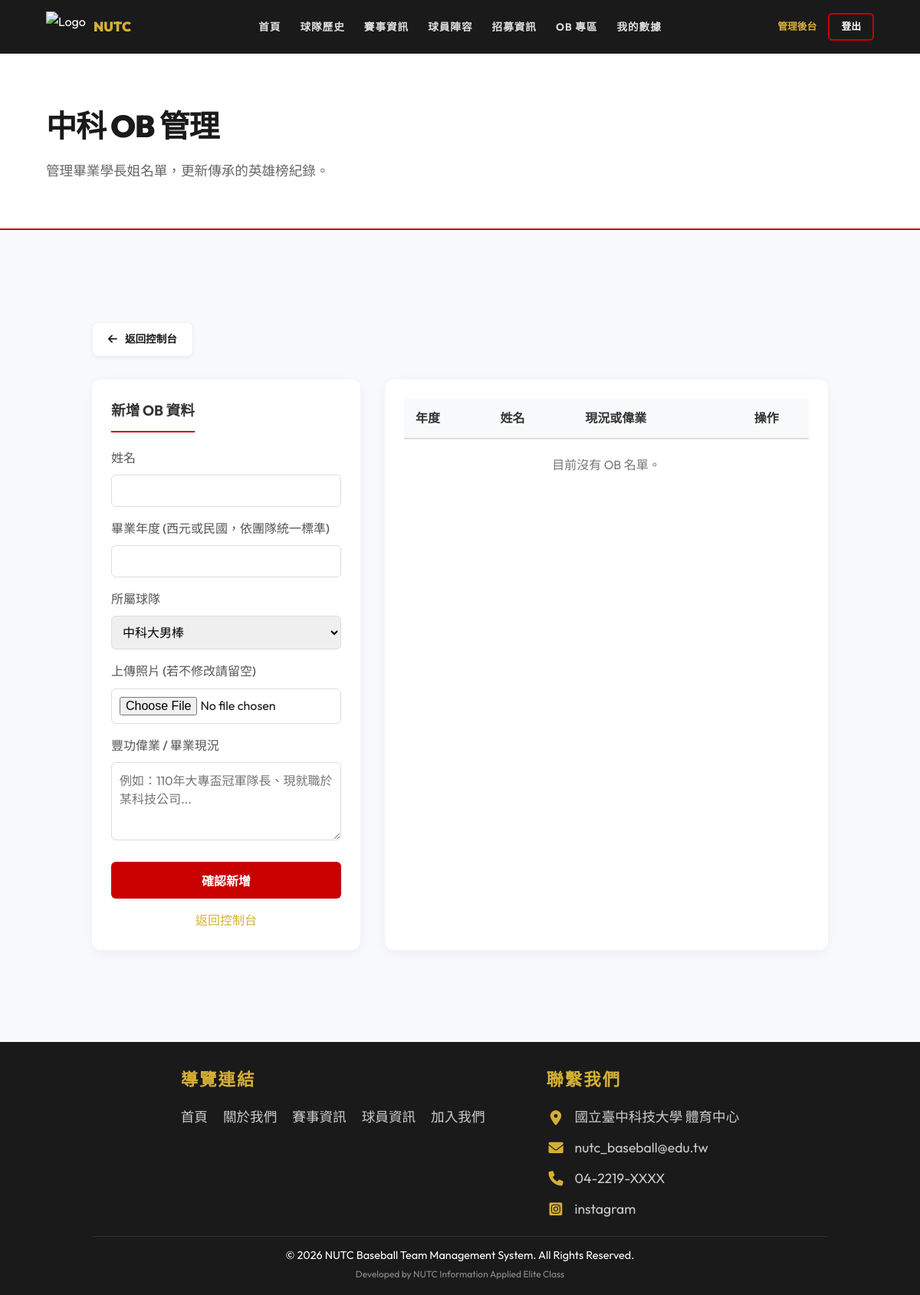
/admin_ob.php (signed in), run on an earlier commit of the app's database.
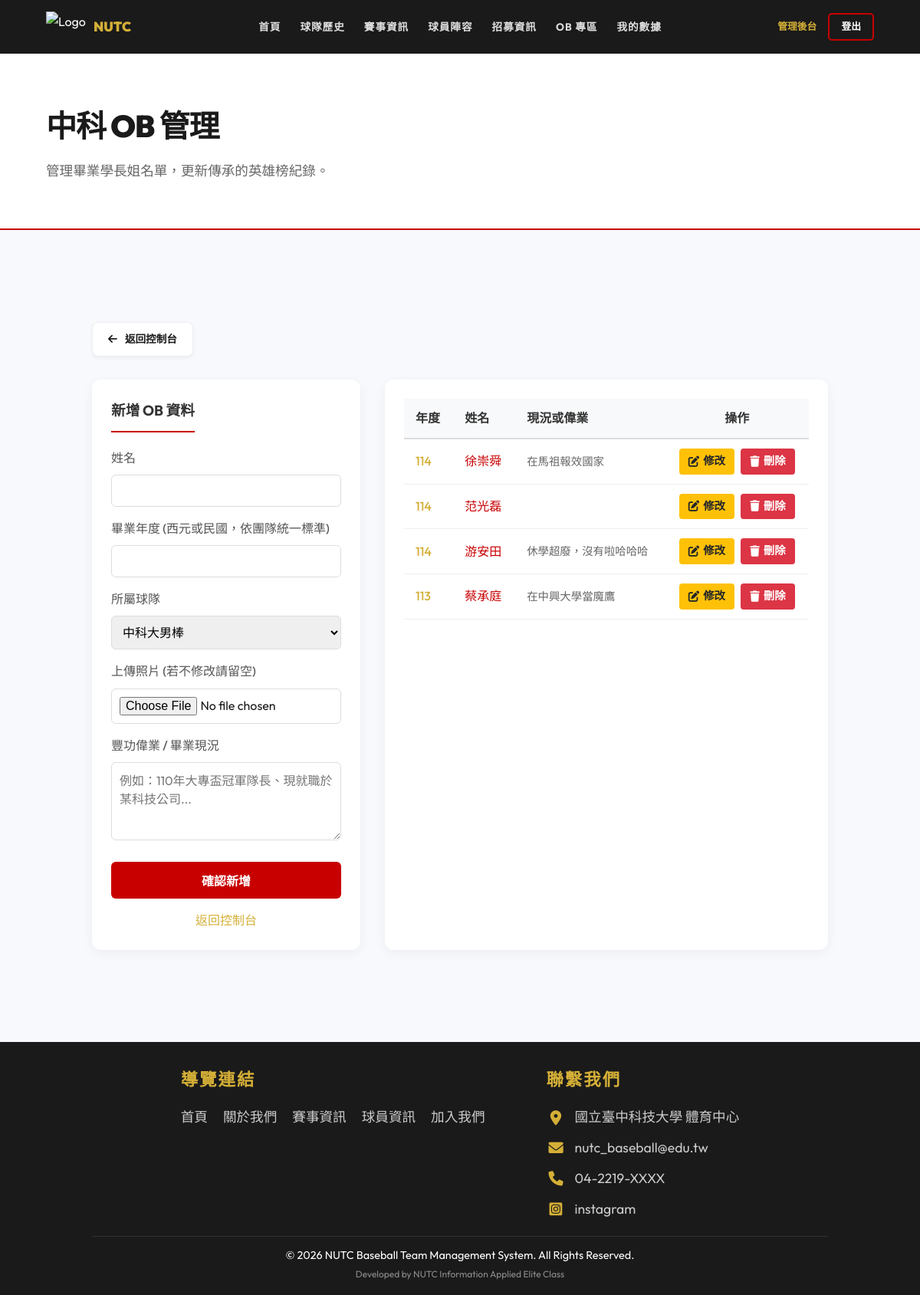
And on a later commit of the database.
### tables this page shows
CREATE TABLE `contact_us` (
  `id` int(11) NOT NULL,
  `icon_class` varchar(50) NOT NULL,
  `content_text` varchar(255) NOT NULL
);

CREATE TABLE `ob` (
  `Ob_id` int(11) NOT NULL COMMENT '校友 ID',
  `Team_Id` int(11) NOT NULL COMMENT '關聯 Team.team_Id',
  `OB_name` varchar(50) NOT NULL COMMENT '畢業學長姐姓名',
  `graduation_year` int(11) DEFAULT NULL COMMENT '畢業年度',
  `status` varchar(100) DEFAULT NULL COMMENT '畢業後現況或豐功偉業',
  `image_path` varchar(255) DEFAULT NULL COMMENT 'OB照片路徑'
);

### includes/Database.php (called while the page is built, shortened)
<?php
class Database {
    private $pdo;
    public function __construct() {
        $host = 'localhost';
        $db   = 'baseball_web';
        $user = 'root';
        $pass = '';
        $charset = 'utf8mb4';
        $dsn = "mysql:host=$host;port=3306;dbname=$db;charset=$charset";
        $options = [
            PDO::ATTR_ERRMODE            => PDO::ERRMODE_EXCEPTION,
            PDO::ATTR_DEFAULT_FETCH_MODE => PDO::FETCH_ASSOC,
            PDO::ATTR_EMULATE_PREPARES   => false,
        ];
        try {
            $this->pdo = new PDO($dsn, $user, $pass, $options);
        } catch (\PDOException $e) {
            throw new \PDOException($e->getMessage(), (int)$e->getCode());
        }
    }
    public function getAll($table) {
        $stmt = $this->pdo->query("SELECT * FROM `$table`");
        return $stmt->fetchAll();
    }
}

### includes/config.php (called while the page is built, shortened)
<?php
require_once 'Database.php';
$db = new Database();

### admin_ob.php (the view, shortened to what the changed rows need)
<?php
require_once 'includes/header.php';
$obMembers = $db->getAll('ob');
usort($obMembers, function($a, $b) {
    return $b['graduation_year'] <=> $a['graduation_year'];
});
?>
<div class="page-header">
    <h1>中科 OB 管理</h1>
</div>
<section>
    <div class="container">
        <div class="admin-players-layout" style="display: grid; grid-template-columns: 350px 1fr; gap: 2rem;">
            <div class="admin-list-card" style="background: white; border-radius: 12px; padding: 25px; box-shadow: 0 4px 15px rgba(0,0,0,0.05); overflow-x: auto;">
                <table class="admin-table" style="width: 100%; border-collapse: collapse;">
                    <thead>
                        <tr style="background: #f8f9fa; border-bottom: 2px solid #ddd;">
                            <th style="padding: 12px 15px; text-align: left; color: #333;">年度</th>
                            <th style="padding: 12px 15px; text-align: left; color: #333;">姓名</th>
                            <th style="padding: 12px 15px; text-align: left; color: #333;">現況或偉業</th>
                            <th style="padding: 12px 15px; text-align: center; color: #333;">操作</th>
                        </tr>
                    </thead>
                    <tbody>
                        <?php if (empty($obMembers)): ?>
                        <tr>
                            <td colspan="4" style="padding: 20px; text-align: center; color: #777;">目前沒有 OB 名單。</td>
                        </tr>
                        <?php else: ?>
                            <?php foreach ($obMembers as $ob): ?>
                                <tr style="border-bottom: 1px solid #eee; transition: background 0.3s; /* hover: background: #fdfdfd; */">
                                    <td style="padding: 12px 15px; font-weight: 500; color: var(--secondary);"><?= htmlspecialchars($ob['graduation_year']) ?></td>
                                    <td style="padding: 12px 15px; font-weight: 500; color: var(--primary);"><?= htmlspecialchars($ob['OB_name']) ?></td>
                                    <td style="padding: 12px 15px; color: #666; font-size: 0.9em;"><?= mb_substr(htmlspecialchars($ob['status']), 0, 30) ?><?= mb_strlen($ob['status']) > 30 ? '...' : '' ?></td>
                                    <td style="padding: 12px 15px; text-align: center; white-space: nowrap;">
                                        <a href="admin_ob.php?edit_id=<?= $ob['Ob_id'] ?>" class="admin-action-btn admin-btn-edit"><i class="fas fa-edit"></i> 修改</a>
                                        <form method="POST" style="display: inline;" onsubmit="return confirm('確定要刪除這位學長姐的紀錄嗎？')">
                                            <button type="submit" name="delete" class="admin-action-btn admin-btn-delete"><i class="fas fa-trash"></i> 刪除</button>
                                        </form>
                                    </td>
                                </tr>
                            <?php endforeach; ?>
                        <?php endif; ?>
                    </tbody>
                </table>
            </div>
        </div>
    </div>
</section>
<?php require_once 'includes/footer.php'; ?>

### includes/footer.php (shortened to what the changed rows need)
<?php
$contactInfos = $db->getAll('contact_us');
?>
<footer>
    <div class="footer-content" style="display: flex; justify-content: center; align-items: flex-start; gap: 80px; max-width: 900px; margin: 0 auto; margin-bottom: 20px;">
        <div class="footer-section">
            <div style="display: flex; flex-direction: column; gap: 10px;">
                <?php if (empty($contactInfos)): ?>
                    <p style="color: #888;">尚未設定聯絡資訊</p>
                <?php else: ?>
                    <?php foreach ($contactInfos as $c): ?>
                        <p style="margin: 0; font-size: 1.1rem; color: #ccc; display: flex; align-items: center; gap: 12px;">
                            <i class="<?= htmlspecialchars($c['icon_class']) ?>" style="color: var(--secondary); font-size: 1.2rem; width: 25px; text-align: center;"></i>
                            <?php if (!empty($c['link'])): ?>
                                <a href="<?= htmlspecialchars($c['link']) ?>" target="_blank" style="color: #ccc; text-decoration: none; transition: color 0.3s;"><?= htmlspecialchars($c['content_text']) ?></a>
                            <?php else: ?>
                                <span><?= htmlspecialchars($c['content_text']) ?></span>
                            <?php endif; ?>
                        </p>
                    <?php endforeach; ?>
                <?php endif; ?>
            </div>
        </div>
    </div>
</footer>
</body>
</html>

What changed in the data, as far as the page shows it:
added ob: graduation_year "114", OB_name "徐崇舜", status "在馬祖報效國家"
added ob: graduation_year "114", OB_name "范光磊"
added ob: graduation_year "114", OB_name "游安田", status "休學超廢，沒有啦哈哈哈"
added ob: graduation_year "113", OB_name "蔡承庭", status "在中興大學當魔鷹"
Also different on the page:
text no longer shown: "目前沒有 OB 名單。"
